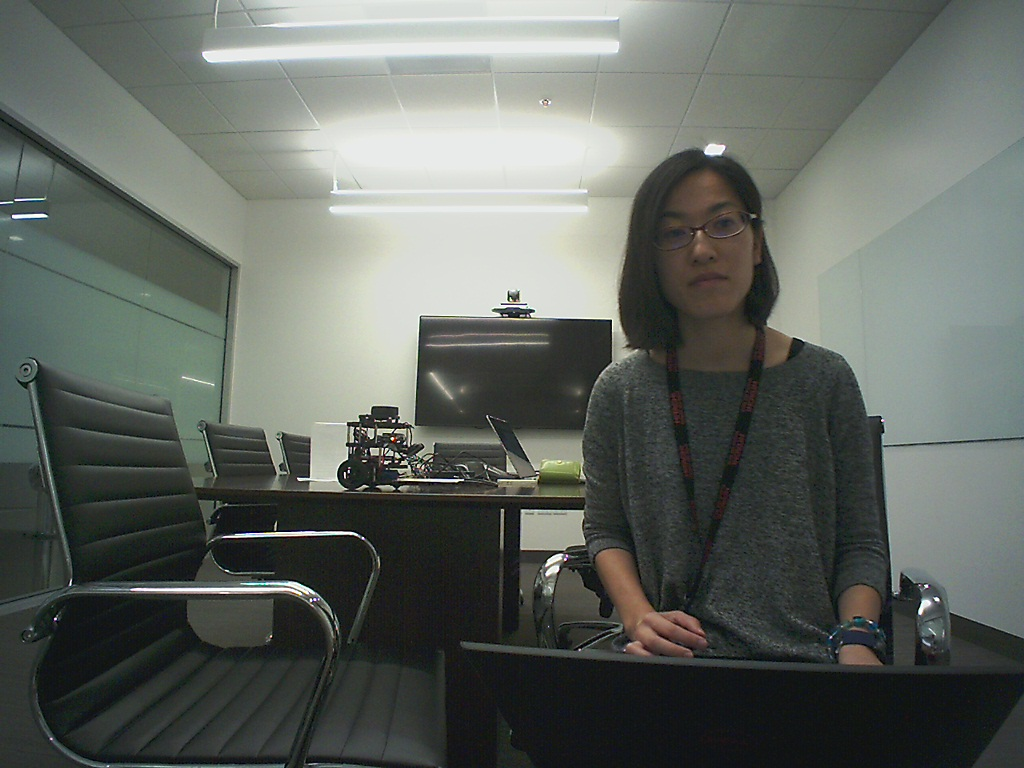
#> input picture Michiko/image.jpg, 1024 x 768 px
$ python skimage_thresholding_local.py --image Michiko/image.jpg
#> lines starting #> are read from the running program, lines starting #| are printed output that depends on the picture; after the words box and inside, x2 and y2 are one past the last pixel; in counts of white or black regions, pixels touching at a corner belong together
#!/usr/local/opt/python3/bin/python3
from skimage.filters import threshold_otsu, threshold_local
import argparse
import imutils
import cv2

ap = argparse.ArgumentParser()
ap.add_argument("-i", "--image", required = True, help = "Path to image")
args = vars(ap.parse_args())

image = cv2.imread(args["image"])
#> image is the input picture: shape (768, 1024, 3); mean B, G, R 97.1, 102.8, 97.4
ratio = image.shape[0]/500
#> ratio = 1.54
orig = image.copy()
image = imutils.resize(image, height=500)
#> image: shape (500, 666, 3)
gray = cv2.cvtColor(image, cv2.COLOR_BGR2GRAY)

global_thresh = threshold_otsu(gray)
#> global_thresh = 107
binary_global = (gray > global_thresh).astype("uint8")*255
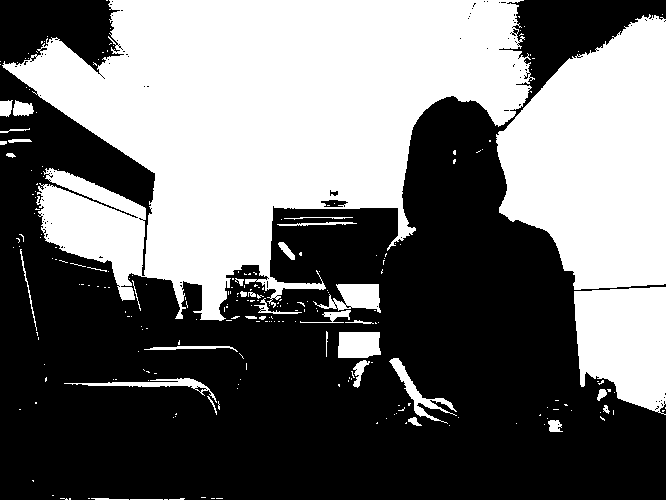
#> binary_global: shape (500, 666); 43.9% white; 247 white regions (209 under 20 px), largest, box (x1, y1, x2, y2) and area: (2, 0, 535, 321) 96054, (496, 14, 666, 290) 33622, (574, 287, 666, 415) 9367

block_size = 35
adaptive_thresh = threshold_local(gray, block_size, offset=10)
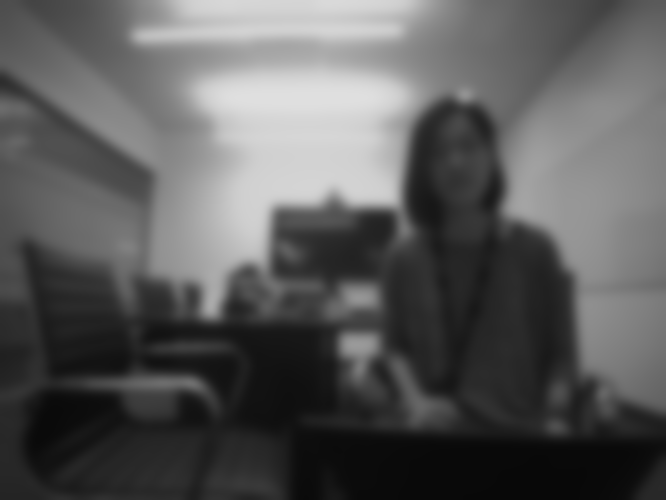
#> adaptive_thresh: shape (500, 666) float64; min 8.35, max 223.8, mean 90.5
binary_adaptive = (gray > adaptive_thresh).astype("uint8")*255
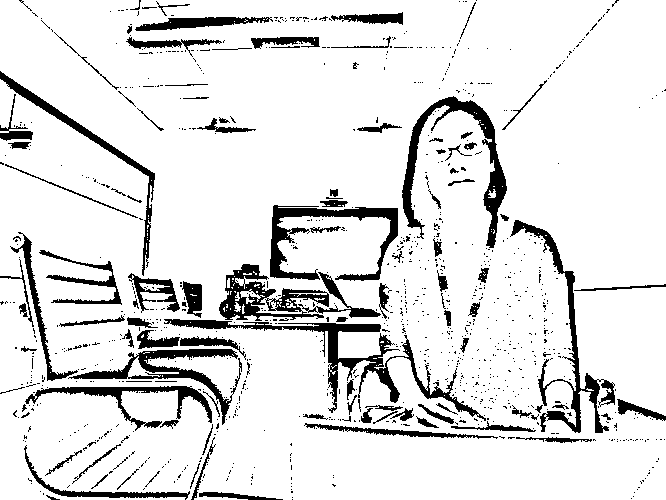
#> binary_adaptive: shape (500, 666); 88.3% white; 1005 black regions (895 under 20 px), largest, box (x1, y1, x2, y2) and area: (164, 319, 486, 421) 3818, (402, 96, 507, 248) 3106, (510, 220, 615, 433) 2745

cv2.imshow("Original", image)
cv2.imshow("Global Thresholding", binary_global)
cv2.imshow("Adaptive Thresholding", binary_adaptive)
cv2.waitKey(0)
